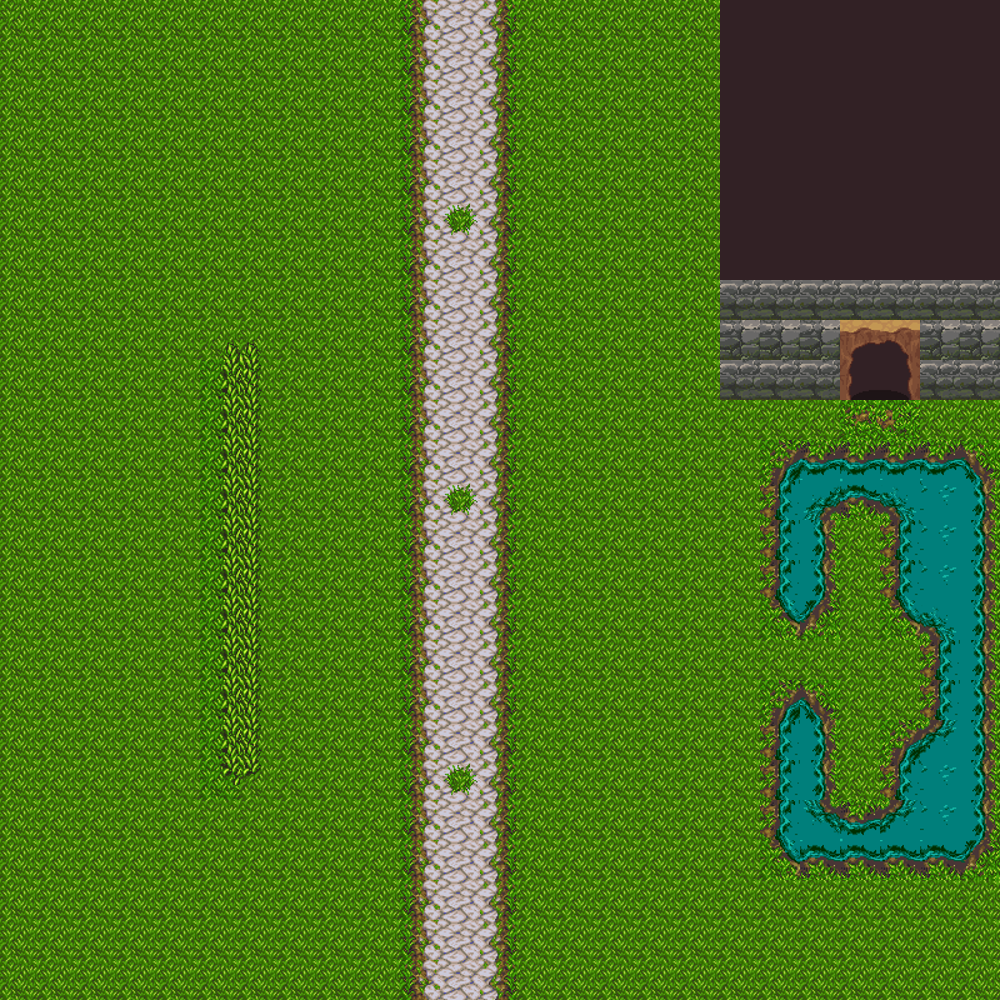

A 2D game scene composited from a Tiled map and its tileset images. What follows is a short description and the map's XML, with every tile layer's data as written:
An orthogonal 25x25 tile map with 40x40 px tiles, 1 tile layer (Capa de Patrones 1).

<map version="1.0" tiledversion="1.1.4" orientation="orthogonal" renderorder="left-down" width="25" height="25" tilewidth="40" tileheight="40" infinite="0" nextobjectid="1">
 <tileset firstgid="1" source="terreno.tsx" />
 <layer name="Capa de Patrones 1" width="25" height="25">
  <data encoding="csv">
3,3,3,3,3,3,3,3,3,3,84,83,82,3,3,3,3,3,308,308,308,308,308,308,308,
3,3,3,3,3,3,3,3,3,3,84,83,82,3,3,3,3,3,308,308,308,308,308,308,308,
3,3,3,3,3,3,3,3,3,3,84,83,82,3,3,3,3,3,308,308,308,308,308,308,308,
3,3,3,3,3,3,3,3,3,3,84,83,82,3,3,3,3,3,308,308,308,308,308,308,308,
3,3,3,3,3,3,3,3,3,3,84,83,82,3,3,3,3,3,308,308,308,308,308,308,308,
3,3,3,3,3,3,3,3,3,3,84,87,82,3,3,3,3,3,308,308,308,308,308,308,308,
3,3,3,3,3,3,3,3,3,3,84,83,82,3,3,3,3,3,308,308,308,308,308,308,308,
3,3,3,3,3,3,3,3,3,3,84,83,82,3,3,3,3,3,410,410,410,410,410,410,410,
3,3,3,3,3,61,59,3,3,3,84,83,82,3,3,3,3,3,408,408,408,260,259,408,408,
3,3,3,3,3,58,56,3,3,3,84,83,82,3,3,3,3,3,410,410,410,258,257,410,410,
3,3,3,3,3,58,56,3,3,3,84,83,82,3,3,3,3,3,3,3,3,73,74,3,3,
3,3,3,3,3,58,56,3,3,3,84,83,82,3,3,3,3,3,3,532,531,531,531,531,530,
3,3,3,3,3,58,56,3,3,3,84,87,82,3,3,3,3,3,3,529,457,525,456,528,527,
3,3,3,3,3,58,56,3,3,3,84,83,82,3,3,3,3,3,3,529,527,3,529,528,527,
3,3,3,3,3,58,56,3,3,3,84,83,82,3,3,3,76,3,76,529,527,3,529,528,527,
3,3,3,3,3,58,56,3,3,3,84,83,82,3,3,3,3,3,3,526,524,3,526,456,527,
3,3,3,3,3,58,56,3,3,3,84,83,82,3,3,3,3,3,3,3,3,3,3,529,527,
3,3,3,3,3,58,56,3,3,3,84,83,82,3,3,3,3,3,3,532,530,3,3,529,527,
3,3,3,3,3,58,56,3,3,3,84,83,82,3,3,3,3,3,3,529,527,3,532,454,527,
3,3,3,3,3,55,53,3,3,3,84,87,82,3,3,3,3,3,3,529,527,3,529,528,527,
3,3,3,3,3,3,3,3,3,3,84,83,82,3,3,3,3,3,3,529,455,531,454,528,527,
3,3,3,3,3,3,3,3,3,3,84,83,82,3,3,3,3,3,3,526,525,525,525,525,524,
3,3,3,3,3,3,3,3,3,3,84,83,82,3,3,3,3,3,3,3,3,3,3,3,3,
3,3,3,3,3,3,3,3,3,3,84,83,82,3,3,3,3,3,3,3,3,3,3,3,3,
3,3,3,3,3,3,3,3,3,3,84,83,82,3,3,3,3,3,3,3,3,3,3,3,3
</data>
 </layer>
</map>